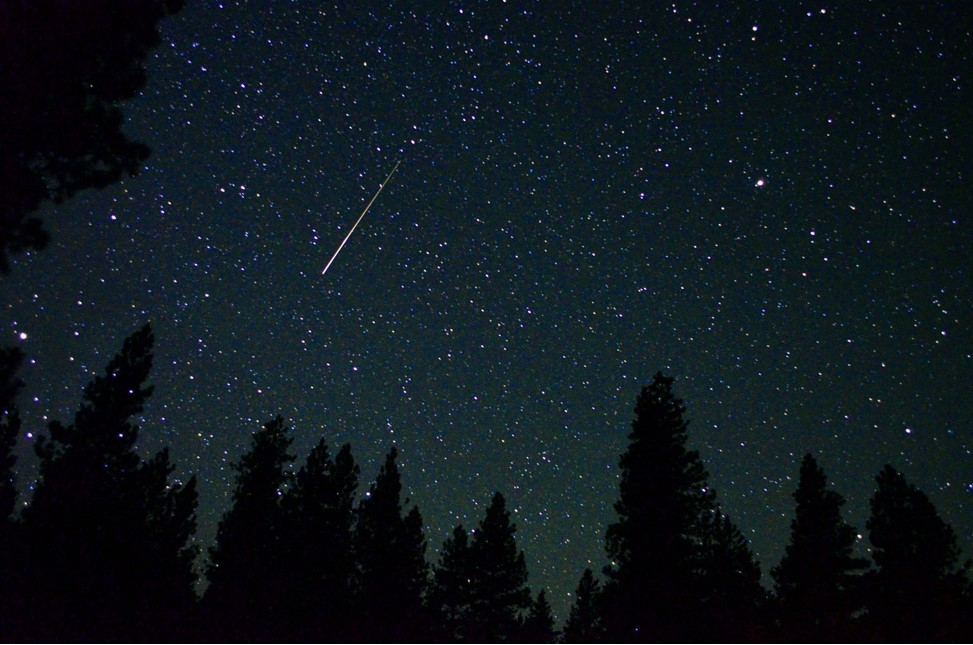
#> input picture examples/image/input/bootes.jpg, 973 x 645 px; its folder holds only this picture in this run
$ python -i detect.py   (imports and definitions only)
#> lines starting #> are read from the running program, lines starting #| are printed output that depends on the picture; after the words box and inside, x2 and y2 are one past the last pixel; in counts of white or black regions, pixels touching at a corner belong together
"""Point-source (star) detection for a single frame.

The whole pipeline rests on one cheap, robust primitive: given a frame, return
the sub-pixel centroids of star-like point sources, with each blob's flux and
shape so we can tell stars apart from streaks (planes/satellites) and noise.

Design notes
------------
- Background is estimated with a large median blur and subtracted. Wide-angle
  night frames have a smooth gradient (light pollution, moonglow) that a single
  global threshold can't handle; local background removal fixes that.
- A star is a *compact* bright blob a few pixels across. We threshold on a
  robust sigma above the local background, label connected components, and keep
  only ones whose size and roundness match a real point source.
- Aircraft / satellites are long, thin, fast streaks — high elongation. We flag
  those separately instead of feeding them to the solver.
"""

from __future__ import annotations

import cv2
import numpy as np
from dataclasses import dataclass


@dataclass
class Blob:
    x: float          # sub-pixel centroid (image columns)
    y: float          # sub-pixel centroid (image rows)
    flux: float       # background-subtracted summed intensity
    peak: float       # peak background-subtracted intensity
    area: int         # pixel count
    elong: float      # major/minor axis ratio (1.0 = round, >>1 = streak)


def to_gray(frame: np.ndarray) -> np.ndarray:
    if frame.ndim == 3:
        return cv2.cvtColor(frame, cv2.COLOR_BGR2GRAY)
    return frame


def estimate_background(gray: np.ndarray, ksize: int = 51) -> np.ndarray:
    """Smooth background via median blur (robust to bright point sources)."""
    k = ksize | 1  # force odd
    # medianBlur caps kernel at 5 for non-8U on some builds; downscale trick is
    # faster and smoother for large kernels on 4K frames.
    small = cv2.resize(gray, (gray.shape[1] // 8, gray.shape[0] // 8),
                       interpolation=cv2.INTER_AREA)
    bg_small = cv2.medianBlur(small, k if k <= 99 else 99)
    bg_small = cv2.GaussianBlur(bg_small, (0, 0), 6)
    return cv2.resize(bg_small, (gray.shape[1], gray.shape[0]),
                      interpolation=cv2.INTER_LINEAR)


def detect(frame: np.ndarray, mask: np.ndarray | None = None,
           sigma: float = 6.0, min_area: int = 3, max_area: int = 400,
           max_elong: float = 2.5, min_peak: float = 6.0,
           max_keep: int = 500, round_only: bool = False) -> tuple[list[Blob], list[Blob]]:
    """Return (stars, streaks) found in a frame.

    `mask` is a uint8 array, 0 where pixels should be ignored (timestamp text,
    tree line, etc.). `sigma` sets the detection threshold above local noise.

    Speed: component *filtering* is fully vectorized (bincount over a flood-fill
    labelling) so the cost is independent of the (huge) raw blob count; we only
    build Python Blob objects for the few hundred that survive the area/peak cuts.
    """
    gray = to_gray(frame).astype(np.float32)
    bg = estimate_background(gray.astype(np.uint8)).astype(np.float32)
    resid = gray - bg
    if mask is not None:
        resid[mask == 0] = 0

    # Matched filter: convolving with a PSF-sized Gaussian is the optimal linear
    # detector for point sources — it lifts real stars above the per-pixel noise
    # while averaging isolated speckle down.
    det = cv2.GaussianBlur(resid, (0, 0), 1.0)

    med = float(np.median(det))
    mad = float(np.median(np.abs(det - med))) + 1e-6
    noise = 1.4826 * mad
    binary = (det > med + sigma * noise).astype(np.uint8)
    # Opening removes 1-2px noise survivors; real stars are >=3px and persist.
    binary = cv2.morphologyEx(binary, cv2.MORPH_OPEN, _KERNEL3)
    if binary.sum() == 0:
        return [], []

    n, labels = cv2.connectedComponents(binary, connectivity=8)
    if n <= 1:
        return [], []

    # Restrict every reduction to *foreground* pixels (a few ten-thousand) so
    # cost scales with detections, not with the 8-megapixel frame.
    flat = labels.ravel()
    fg = np.flatnonzero(flat)
    lab_fg = flat[fg]
    pos = np.clip(resid, 0, None).ravel()[fg]
    raw = resid.ravel()[fg]
    yy, xx = _grids(resid.shape)
    x_fg, y_fg = xx.ravel()[fg], yy.ravel()[fg]

    area = np.bincount(lab_fg, minlength=n)
    fsum = np.bincount(lab_fg, weights=pos, minlength=n)
    sx = np.bincount(lab_fg, weights=pos * x_fg, minlength=n)
    sy = np.bincount(lab_fg, weights=pos * y_fg, minlength=n)
    peak = np.zeros(n)
    np.maximum.at(peak, lab_fg, raw)

    w = fsum + 1e-9
    cx, cy = sx / w, sy / w
    idx = np.arange(1, n)
    a = area[1:]
    pk = peak[1:]
    is_star = (a >= min_area) & (a <= max_area) & (pk >= min_peak)
    is_streak = (a > max_area) & (pk >= min_peak)

    elong = np.ones(n)
    if round_only:
        # Second moments (vectorized) give each blob's elongation. A star is a
        # round PSF (~1); text strokes, planes and trails are elongated. This is
        # a shape test — it makes no assumption about WHERE clutter sits.
        sxx = np.bincount(lab_fg, weights=pos * x_fg * x_fg, minlength=n)
        syy = np.bincount(lab_fg, weights=pos * y_fg * y_fg, minlength=n)
        sxy = np.bincount(lab_fg, weights=pos * x_fg * y_fg, minlength=n)
        cxx = sxx / w - cx * cx
        cyy = syy / w - cy * cy
        cxy = sxy / w - cx * cy
        tr = cxx + cyy
        disc = np.sqrt(np.maximum(tr * tr / 4 - (cxx * cyy - cxy * cxy), 0))
        l1 = tr / 2 + disc
        l2 = np.maximum(tr / 2 - disc, 1e-6)
        elong = np.sqrt(l1 / l2)
        is_star &= elong[1:] <= max_elong

    def pack(sel):
        return [Blob(float(cx[i]), float(cy[i]), float(fsum[i]),
                     float(peak[i]), int(area[i]), float(elong[i]))
                for i in idx[sel]]

    stars = pack(is_star)
    streaks = pack(is_streak)
    stars.sort(key=lambda b: -b.flux)
    return stars[:max_keep], streaks


_KERNEL3 = np.ones((3, 3), np.uint8)
_GRID_CACHE: dict[tuple[int, int], tuple[np.ndarray, np.ndarray]] = {}


def _grids(shape):
    if shape not in _GRID_CACHE:
        h, w = shape
        _GRID_CACHE[shape] = np.mgrid[0:h, 0:w].astype(np.float32)
    return _GRID_CACHE[shape]


def _slice_elong(sl, labels: np.ndarray, pos: np.ndarray, lab: int) -> float:
    """Elongation of one component, evaluated on its bounding-box slice."""
    if sl is None:
        return 999.0
    sub_lab = labels[sl]
    sub_w = np.where(sub_lab == lab, pos[sl], 0.0)
    ys, xs = np.nonzero(sub_w)
    if xs.size < 2:
        return 1.0
    return _elongation(xs.astype(np.float32), ys.astype(np.float32),
                       sub_w[ys, xs])


def _elongation(xs: np.ndarray, ys: np.ndarray, w: np.ndarray) -> float:
    wsum = w.sum() + 1e-9
    mx, my = (xs * w).sum() / wsum, (ys * w).sum() / wsum
    dx, dy = xs - mx, ys - my
    cxx = (w * dx * dx).sum() / wsum
    cyy = (w * dy * dy).sum() / wsum
    cxy = (w * dx * dy).sum() / wsum
    tr = cxx + cyy
    det = cxx * cyy - cxy * cxy
    disc = max(tr * tr / 4 - det, 0.0)
    l1 = tr / 2 + np.sqrt(disc)
    l2 = tr / 2 - np.sqrt(disc)
    if l2 <= 1e-6:
        return 999.0
    return float(np.sqrt(l1 / l2))


def detect_auto(frame: np.ndarray, target_width: int = 1600,
                mask: np.ndarray | None = None, **kw):
    """Resolution-adaptive detection: normalize the frame to a canonical width
    so stars are always ~2-4 px (the regime the fixed detector parameters suit),
    detect there, and scale the centroids back to the original pixels.

    This makes detection behave the same whether the camera is 800 px or 6000 px
    wide — the caller never tunes anything per image. Returns (stars, streaks,
    scale) with centroids in ORIGINAL-image coordinates.
    """
    H, W = frame.shape[:2]
    scale = W / float(target_width)
    if 0.8 < scale < 1.25:
        small, scale = frame, 1.0
    else:
        small = cv2.resize(frame, (target_width, int(round(H / scale))),
                           interpolation=(cv2.INTER_AREA if scale > 1
                                          else cv2.INTER_LINEAR))
    smask = None
    if mask is not None and scale != 1.0:
        smask = cv2.resize(mask, (small.shape[1], small.shape[0]),
                           interpolation=cv2.INTER_NEAREST)
    elif mask is not None:
        smask = mask
    stars, streaks = detect(small, smask, **kw)
    for b in (*stars, *streaks):
        b.x *= scale
        b.y *= scale
    return stars, streaks, scale


def build_mask(shape: tuple[int, int], tree_frac: float = 0.92) -> np.ndarray:
    """Default mask: drop the timestamp text (top-right) and tree line (bottom)."""
    h, w = shape
    mask = np.full((h, w), 255, np.uint8)
    mask[int(h * tree_frac):, :] = 0                 # tree line
    mask[: int(h * 0.06), int(w * 0.66):] = 0        # timestamp overlay
    return mask

>>> import cv2
>>> picture = cv2.imread('../examples/image/input/bootes.jpg')
#> picture is the input picture: shape (645, 973, 3); mean B, G, R 29.2, 23.6, 14.1
>>> result = detect_auto(picture)
#> in estimate_background, `small = cv2.resize(gray, (gray.shape[1] // 8, gray.shape[0] // 8), int..`:
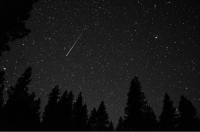
#> small: shape (132, 200); min 0, max 171, mean 21.2
#> in estimate_background, `bg_small = cv2.medianBlur(small, k if k <= 99 else 99)`:
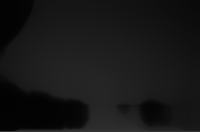
#> bg_small: shape (132, 200); min 2, max 52, mean 22.6
#> in detect, `bg = estimate_background(gray.astype(np.uint8)).astype(np.float32)`:
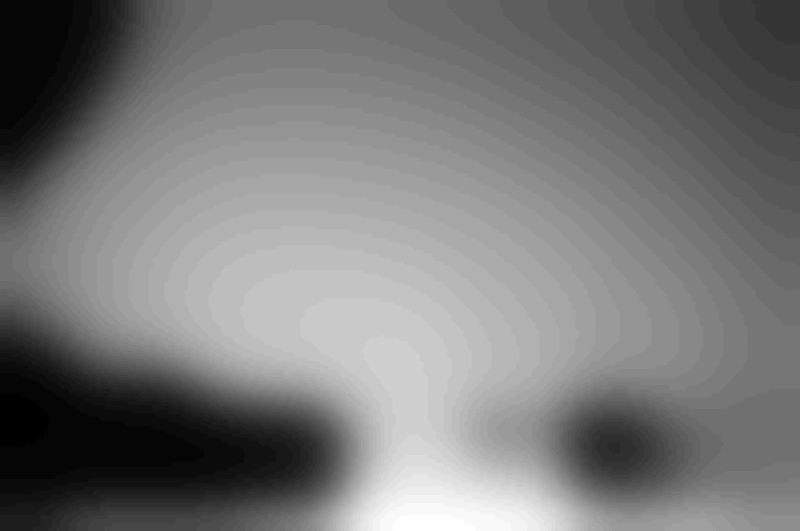
#> bg: shape (1061, 1600) float32 (shown at 1/2 size); min 2, max 45, mean 22.4; drawn with min black and max white
#> in detect, `resid = gray - bg`:
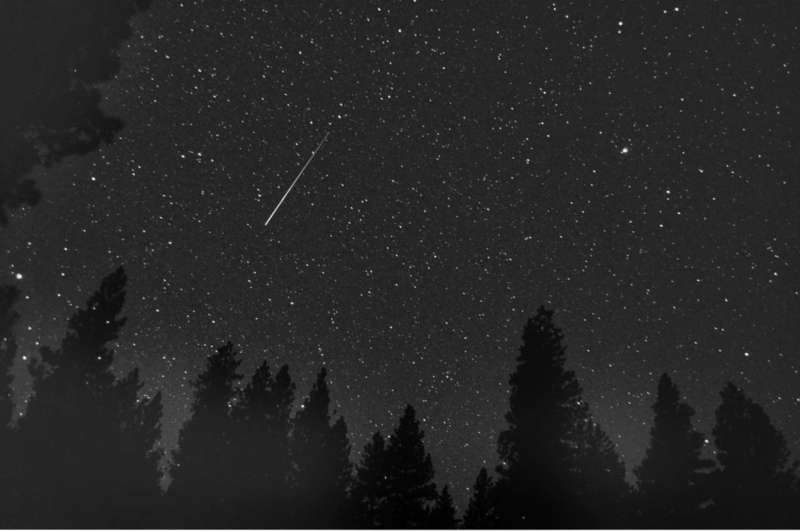
#> resid: shape (1061, 1600) float32 (shown at 1/2 size); min -45, max 248, mean -1.2; drawn with min black and max white
#> in detect, `med = float(np.median(det))`: med = -0.8
#> in detect, `mad = float(np.median(np.abs(det - med))) + 1e-6`: mad = 2.88
#> in detect, `noise = 1.4826 * mad`: noise = 4.26
#> in detect, `binary = (det > med + sigma * noise).astype(np.uint8)`:
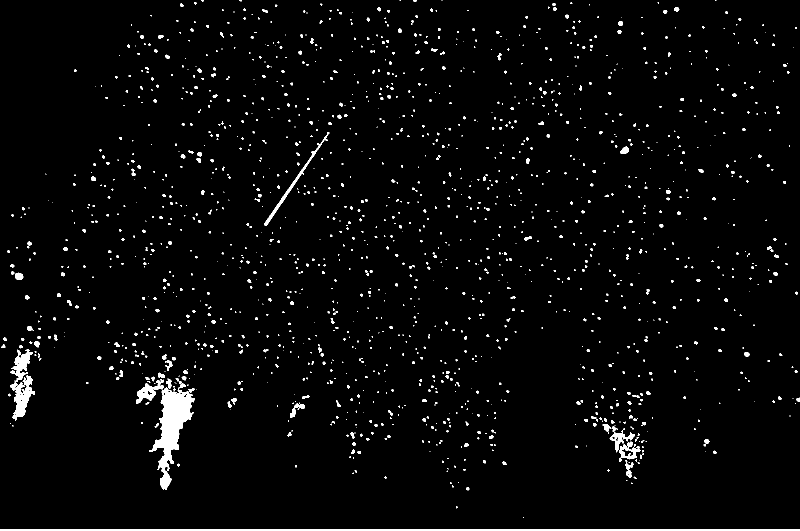
#> binary: shape (1061, 1600) (shown at 1/2 size); values 0 (black) and 1 (white), 2.6% white; 1657 white regions (1196 under 20 px), largest, box (x1, y1, x2, y2) and area: (298, 767, 390, 980) 7108, (0, 1058, 1600, 1061) 4044, (20, 751, 70, 842) 1931
#> in detect, `binary = cv2.morphologyEx(binary, cv2.MORPH_OPEN, _KERNEL3)`:
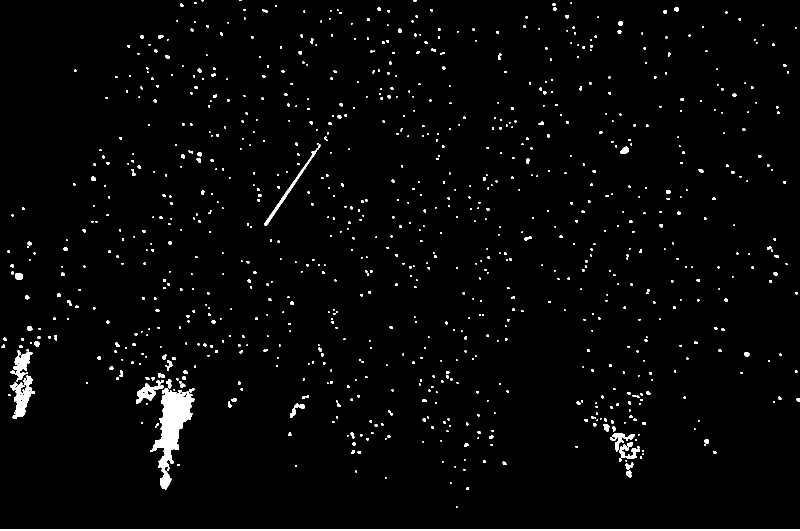
#> binary: shape (1061, 1600) (shown at 1/2 size); values 0 (black) and 1 (white), 2.2% white; 933 white regions (558 under 20 px), largest, box (x1, y1, x2, y2) and area: (300, 776, 389, 979) 6888, (0, 1058, 1600, 1061) 4044, (20, 751, 70, 838) 1872
#> in detect, `n, labels = cv2.connectedComponents(binary, connectivity=8)`:
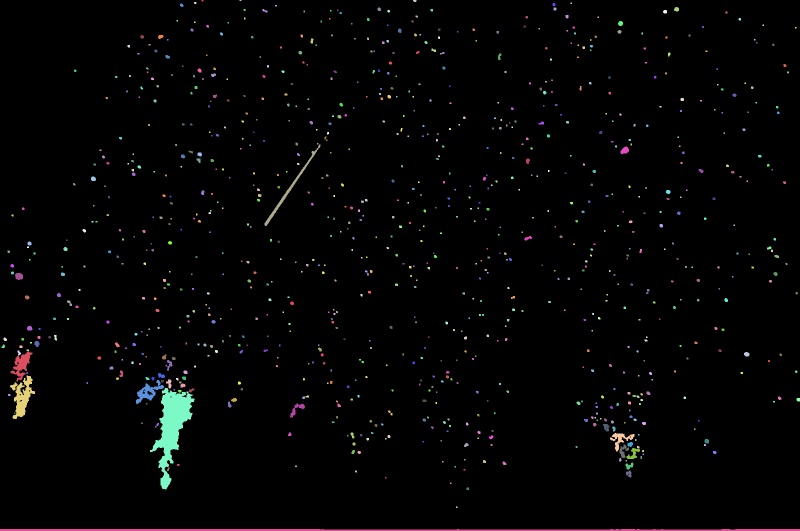
#> labels: shape (1061, 1600) int32 (shown at 1/2 size); 934 distinct labels, from 0 to 933; one colour per label, 0 black
#> in detect, `n, labels = cv2.connectedComponents(binary, connectivity=8)`: n = 934
#> in detect, `area = np.bincount(lab_fg, minlength=n)`: area = 934 values, max 6888 at index 801, min 0 at index 0, mean 39.53
#> in detect, `fsum = np.bincount(lab_fg, weights=pos, minlength=n)`: fsum = 934 values, max 561263 at index 933, min 0 at index 0, mean 2418.2
#> in detect, `sx = np.bincount(lab_fg, weights=pos * x_fg, minlength=n)`: sx = 934 values, max 437933801 at index 933, min 0 at index 0, mean 1694512.3
#> in detect, `sy = np.bincount(lab_fg, weights=pos * y_fg, minlength=n)`: sy = 934 values, max 594740959 at index 933, min 0 at index 0, mean 1624543.9
#> in detect, `w = fsum + 1e-9`: w = 934 values, max 561263 at index 933, min 1e-09 at index 0, mean 2418.2
#> in detect, `cx, cy = sx / w, sy / w`: cx = 934 values, max 1596.2 at index 826, min 0 at index 0, mean 805.7; cy = 934 values, max 1059.6 at index 933, min 0 at index 0, mean 470.7
#> in detect, `a = area[1:]`: a = 933 values, max 6888 at index 800, min 8 at index 1, mean 39.57
#> in detect, `stars = pack(is_star)`: stars = 926 items
#> in detect, `streaks = pack(is_streak)`: streaks = 7 items
#> in detect_auto, `stars, streaks = detect(small, smask, **kw)`: stars = 500 items; streaks = 7 items
#> the loop in detect_auto, `for b in (*stars, *streaks):` made 507 passes
#> (b.x, b.y) on passes 1 to 3: (23.01, 335.8), (759.6, 182.9), (362.9, 496.5)
#> after the loop in detect_auto, `for b in (*stars, *streaks):`: b.x = 474.5; b.y = 644.4
